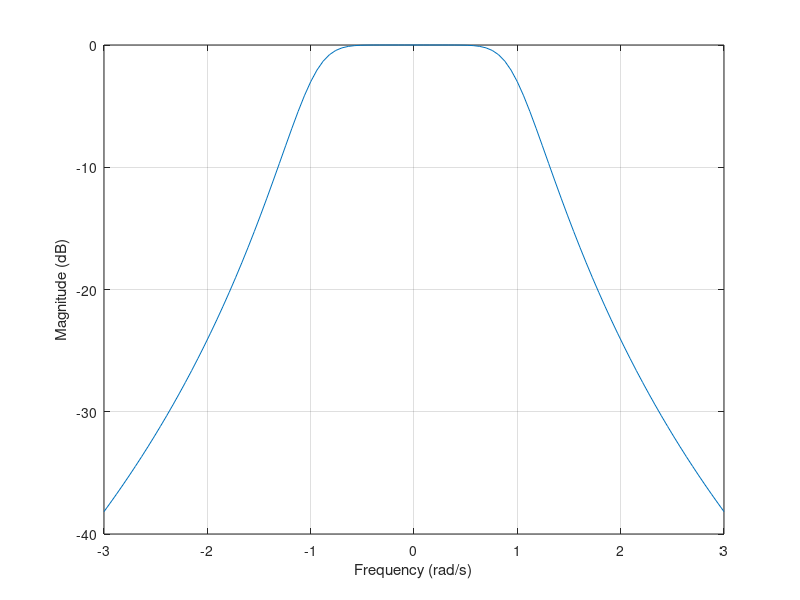

This chart was generated by the following MATLAB code: (Note: this script raises an error after producing the figure.)
%% filter parameters
n = 4; % order of butterworth filter

% a for poles (or factors from textbook)
switch n
    case 1
        a = [1 1]; % first order
    case 2
        a = [1 1.414 1]; % second order
    case 3
        a = conv([1 1], [1 1 1]); % third order
    case 4
        a = conv([1 0.765 1], [1 1.848 1]); % fourth order
end

%% b for zeros
b = 1;

%% calculate normalized frequency response
w = linspace(-3,3);
h = freqs(b,a,w);
mag = 20*log10(abs(h)); %% convert magnitude to dB
%phase = angle(h);
%phasedeg = phase*180/pi;

%% plot frequency response
%subplot(2,1,1)
plot(w,mag)
grid on
xlabel('Frequency (rad/s)')
ylabel('Magnitude (dB)')
xline(1); %% 3dB frequency (at cutoff frequency)

%subplot(2,1,2)
%plot(w,phasedeg)
%grid on
%xlabel('Frequency (rad/s)')
%ylabel('Phase (degrees)')